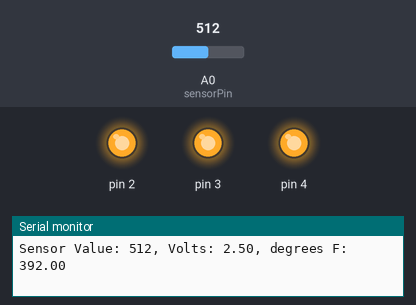
This sketch was run on a simulated Arduino Uno, built with avr-gcc and run on an emulated ATmega328P. On the bench: output pins drawn as LEDs (lit = HIGH), the last lines printed to the serial monitor. Inputs (shaded band) come from the test bench; at power-on: A0 (sensorPin) = 512.

Above: at 1.2 s.
1.3 s: A0 (sensorPin) set to 164
4.3 s: A0 (sensorPin) set to 155
At 4.8 s:
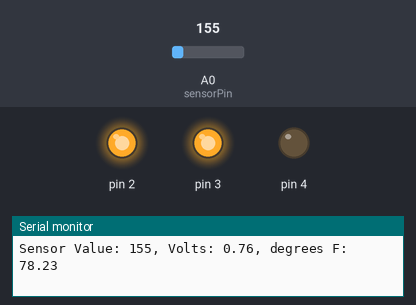
5.8 s: A0 (sensorPin) set to 122
At 6.7 s:
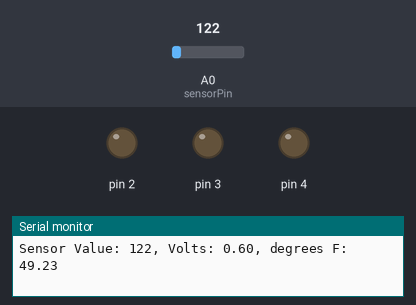
7.3 s: A0 (sensorPin) set to 306
At 8.4 s:
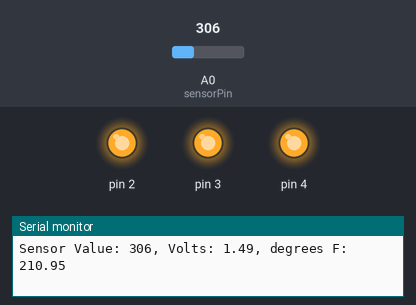
Timing chart, 0 to 9.8 s (numbered marks = the images above; inputs shaded):
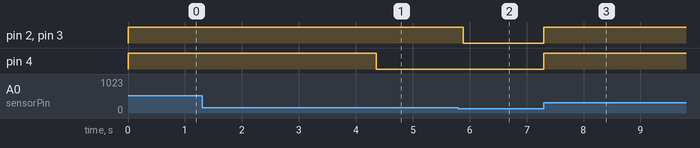

Measured:
- the behaviour switches between 156 and 155 on A0 (sensorPin) (found by bisection; images 0 and 1)
- after the input at 4.3 s, pin 4: HIGH → LOW after 0.06 s
- after the input at 5.8 s, pin 2, pin 3: HIGH → LOW after 0.08 s
- after the input at 7.3 s, pin 2–4: LOW → HIGH at once

The sketch:

temperature_reporter.ino
```cpp
/*
 *  Basic temperature reporter
 *
 *  Based on Project 03 in Arduino Projects Book
 *
 *  Phillip Weirich
 *  26 April 2020
 *
 */

 const int sensorPin = A0; // Define analog sensor pin position
 const float baselineTemp = 20.0; // Manually set baseline temperature. This can be adjusted later. It can also be calibrated automatically.

 void setup() {
  Serial.begin(9600); // open a serial port so I can track the analog input from my computer screen.

  for(int pinNumber = 2; pinNumber<5; pinNumber++){ // This is a "quick" way of setting up multiple pins. I don't quite understand it right now, but maybe it will make sense when the example really requires it.
    pinMode(pinNumber, OUTPUT);
    digitalWrite(pinNumber, LOW);
  }
 }

 void loop() {
  int sensorVal = analogRead(sensorPin); // Variable that stores the value of the sensor

  Serial.print("Sensor Value: ");  // These two lines print the value to the serial port
  Serial.print(sensorVal);

  // convert teh ADC reading to voltage and print
  float voltage = (sensorVal/1024.0) * 5.0;
  Serial.print(", Volts: ");
  Serial.print(voltage);

  // convert voltage to temperadure in degrees C
  float temperature = (voltage - 0.5) * 100;
//  Serial.print(", degrees C: ");
//  Serial.println(temperature);  // the "ln" part in the function name means add a new line *after* the value is printed
    Serial.print(", degrees F: ");
    Serial.println(temperature/5*9+32);


  if(temperature < baselineTemp+2){
    digitalWrite(2, LOW);
    digitalWrite(3, LOW);
    digitalWrite(4, LOW);
  }else if(temperature >= baselineTemp+2 &&
    temperature < baselineTemp+4){
     digitalWrite(2, HIGH);
     digitalWrite(3, LOW);
     digitalWrite(4, LOW);
   }else if(temperature >= baselineTemp+4 &&
     temperature < baselineTemp+6){
     digitalWrite(2, HIGH);
     digitalWrite(3, HIGH);
     digitalWrite(4, LOW);
    }else if(temperature >= baselineTemp+6){
      digitalWrite(2, HIGH);
      digitalWrite(3, HIGH);
      digitalWrite(4, HIGH);
    }
    delay(100);
 }
```
